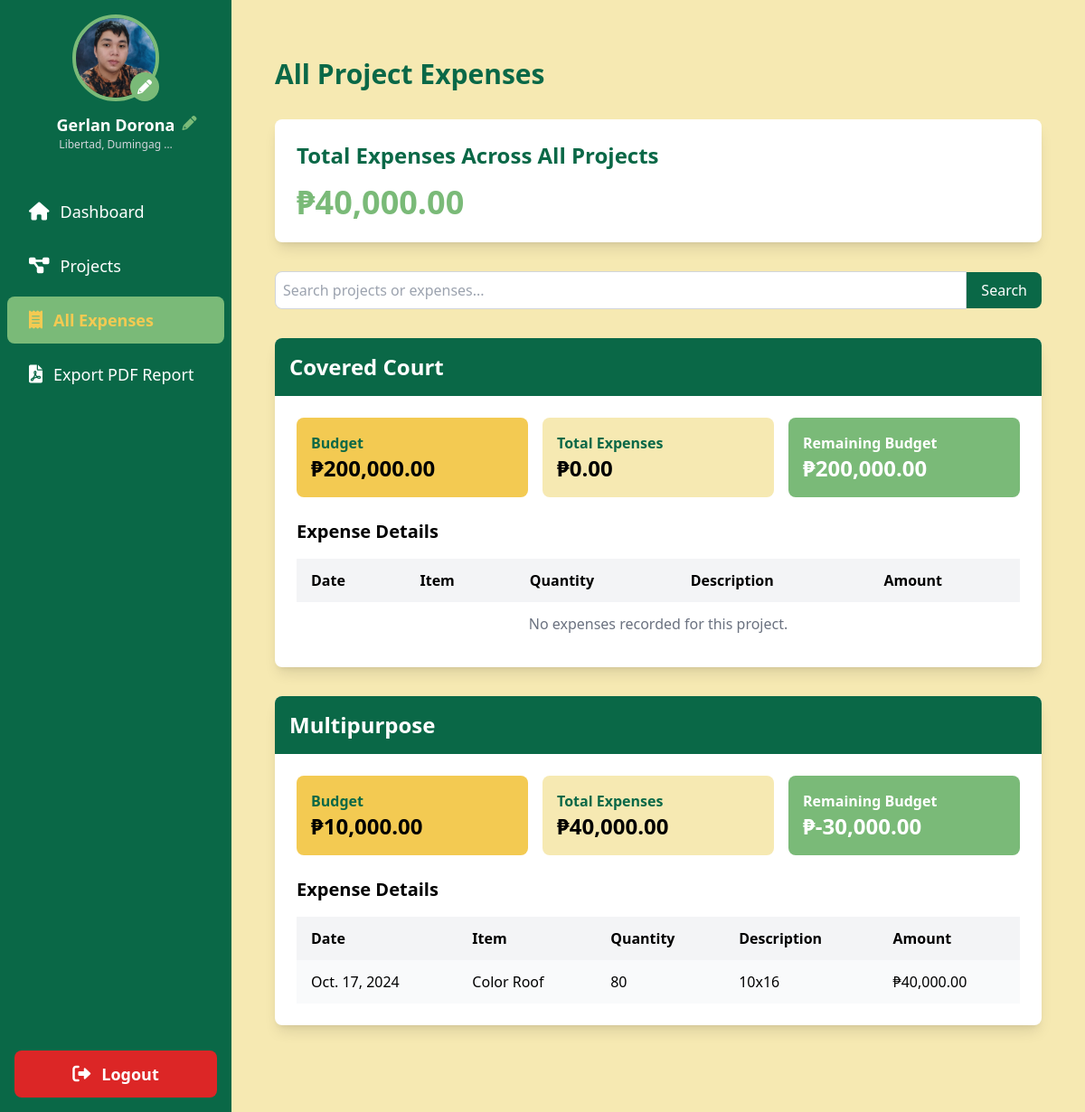
The page /expenses/ (signed in) on the database its author committed.
### sk_project/models.py (models this page shows, shortened)
class User(AbstractUser):
    is_chairman = models.BooleanField(default=False)
    profile_picture = models.ImageField(upload_to='profile_pics/', default='profile_pics/default_avatar.png', blank=True)
    address = models.TextField(blank=True, null=True)
    contact_number = models.CharField(max_length=15, blank=True, null=True)
    groups = models.ManyToManyField(
        Group,
        verbose_name=_('groups'),
        blank=True,
        help_text=_(
            'The groups this user belongs to. A user will get all permissions '
            'granted to each of their groups.'
        ),
        related_name='sk_user_set',
        related_query_name='sk_user',
    )
    user_permissions = models.ManyToManyField(
        Permission,
        verbose_name=_('user permissions'),
        blank=True,
        help_text=_('Specific permissions for this user.'),
        related_name='sk_user_set',
        related_query_name='sk_user',
    )

class Project(models.Model):
    name = models.CharField(max_length=255)
    description = models.TextField()
    budget = models.DecimalField(max_digits=10, decimal_places=2)
    main_budget = models.ForeignKey(MainBudget, related_name='projects', on_delete=models.SET_NULL, null=True)
    chairman = models.ForeignKey(User, related_name='projects', on_delete=models.CASCADE)
    start_date = models.DateField()
    end_date = models.DateField()
    created_at = models.DateTimeField(auto_now_add=True)
    updated_at = models.DateTimeField(auto_now=True)
    def total_expenses(self):
        return self.expenses.aggregate(models.Sum('amount'))['amount__sum'] or 0
    @property
    def remaining_budget(self):
        return self.budget - self.total_expenses()
    class Meta:
        ordering = ['start_date']

class Expense(models.Model):
    project = models.ForeignKey(Project, related_name='expenses', on_delete=models.CASCADE)
    item_name = models.CharField(max_length=255)
    price_per_unit = models.DecimalField(max_digits=10, decimal_places=2, default=0.00)
    quantity = models.PositiveIntegerField(default=1)
    description = models.TextField()
    amount = models.DecimalField(max_digits=10, decimal_places=2)
    date_incurred = models.DateField()
    created_at = models.DateTimeField(auto_now_add=True)
    updated_at = models.DateTimeField(auto_now=True)
    class Meta:
        ordering = ['date_incurred']

### sk_project/views.py (the view)
# urls.py: path('expenses/', views.all_expenses, name='all_expenses'),
@login_required
def all_expenses(request):
    projects = Project.objects.filter(chairman=request.user).prefetch_related('expenses')
    total_expenses = sum(expense.amount for project in projects for expense in project.expenses.all())
    search_query = request.GET.get('search', '')
    if search_query:
        projects = projects.filter(
            Q(name__icontains=search_query) |
            Q(expenses__item_name__icontains=search_query) |
            Q(expenses__description__icontains=search_query)
        ).distinct()
    context = {
        'projects': projects,
        'total_expenses': total_expenses,
        'search_query': search_query,
    }
    return render(request, 'all_expenses.html', context)

### templates/all_expenses.html
{% extends 'base.html' %}
{% load humanize %}
{% block content %}
    <div class="container mx-auto px-4 py-8">
        <h1 class="text-3xl font-bold text-tertiary mb-8">All Project Expenses</h1>
        <div class="bg-white rounded-lg shadow-lg p-6 mb-8">
            <h2 class="text-2xl font-semibold text-tertiary mb-4">Total Expenses Across All Projects</h2>
            <p class="text-4xl font-bold text-quaternary">₱{{ total_expenses|floatformat:2|intcomma }}</p>
        </div>
        <form method="get" class="mb-8">
            <div class="flex items-center">
                <input type="text" name="search" placeholder="Search projects or expenses..." value="{{ search_query }}" class="flex-grow p-2 border border-gray-300 rounded-l-lg focus:outline-none focus:ring-2 focus:ring-tertiary">
                <button type="submit" class="bg-tertiary text-white px-4 py-2 rounded-r-lg hover:bg-tertiary-dark focus:outline-none focus:ring-2 focus:ring-tertiary">
                    Search
                </button>
            </div>
        </form>
        {% for project in projects %}
            <div class="bg-white rounded-lg shadow-lg overflow-hidden mb-8 transition-all duration-300 hover:shadow-xl">
                <div class="bg-tertiary text-white p-4">
                    <h2 class="text-2xl font-semibold">{{ project.name }}</h2>
                </div>
                <div class="p-6">
                    <div class="grid grid-cols-1 md:grid-cols-3 gap-4 mb-6">
                        <div class="bg-primary rounded-lg p-4 transition-all duration-300 hover:shadow-md">
                            <p class="font-semibold text-tertiary">Budget</p>
                            <p class="text-2xl font-bold">₱{{ project.budget|floatformat:2|intcomma }}</p>
                        </div>
                        <div class="bg-secondary rounded-lg p-4 transition-all duration-300 hover:shadow-md">
                            <p class="font-semibold text-tertiary">Total Expenses</p>
                            <p class="text-2xl font-bold">₱{{ project.total_expenses|default:0|floatformat:2|intcomma }}</p>
                        </div>
                        <div class="bg-quaternary rounded-lg p-4 transition-all duration-300 hover:shadow-md">
                            <p class="font-semibold text-white">Remaining Budget</p>
                            <p class="text-2xl font-bold text-white">₱{{ project.remaining_budget|floatformat:2|intcomma }}</p>
                        </div>
                    </div>
                    <h3 class="text-xl font-semibold mb-4">Expense Details</h3>
                    <div class="overflow-x-auto">
                        <table class="min-w-full bg-white">
                            <thead class="bg-gray-100">
                                <tr>
                                    <th class="py-3 px-4 text-left">Date</th>
                                    <th class="py-3 px-4 text-left">Item</th>
                                    <th class="py-3 px-4 text-left">Quantity</th>
                                    <th class="py-3 px-4 text-left">Description</th>
                                    <th class="py-3 px-4 text-left">Amount</th>
                                </tr>
                            </thead>
                            <tbody>
                                {% for expense in project.expenses.all %}
                                    <tr class="{% cycle 'bg-gray-50' 'bg-white' %} hover:bg-gray-100 transition-colors duration-200">
                                        <td class="py-3 px-4">{{ expense.date_incurred }}</td>
                                        <td class="py-3 px-4">{{ expense.item_name }}</td>
                                        <td class="py-3 px-4">{{ expense.quantity }}</td>
                                        <td class="py-3 px-4">{{ expense.description }}</td>
                                        <td class="py-3 px-4">₱{{ expense.amount|floatformat:2|intcomma }}</td>
                                    </tr>
                                {% empty %}
                                    <tr>
                                        <td colspan="5" class="py-3 px-4 text-center text-gray-500">No expenses recorded for this project.</td>
                                    </tr>
                                {% endfor %}
                            </tbody>
                        </table>
                    </div>
                </div>
            </div>
        {% empty %}
            <p class="text-center text-gray-500 text-lg">No projects found. Start by creating your first project!</p>
        {% endfor %}
    </div>
{% endblock %}

### templates/base.html (shortened to what this page needs)
<!DOCTYPE html>
<html lang="en">
    {% load static %}
    <head>
        <script src="https://cdn.tailwindcss.com"></script>
        <link href="https://cdnjs.cloudflare.com/ajax/libs/font-awesome/6.0.0-beta3/css/all.min.css" rel="stylesheet">
    </head>
    <body class="bg-secondary">
        <div class="flex h-screen">
            <aside class="w-64 bg-tertiary text-white flex flex-col">
                <div class="p-4 flex flex-col items-center">
                    <a href="{% url 'edit_profile' %}" class="mb-3 relative">
                        {% if user.profile_picture %}
                            <img src="{{ user.profile_picture.url }}" alt="Profile Picture" class="w-24 h-24 rounded-full border-4 border-quaternary hover:border-primary transition-colors duration-200">
                        {% else %}
                            <img src="{% static 'img/drr.png' %}" alt="Default Profile Picture" class="w-24 h-24 rounded-full border-4 border-quaternary hover:border-primary transition-colors duration-200">
                        {% endif %}
                        <i class="fas fa-pencil-alt absolute bottom-0 right-0 bg-quaternary text-white p-2 rounded-full"></i>
                    </a>
                    <div class="text-center relative">
                        <h2 class="text-lg font-semibold">{{ user.get_full_name|title }}</h2>
                        <p class="text-xs text-gray-300">{{ user.address|truncatechars:20|capfirst }}</p>
                        <a href="{% url 'edit_profile' %}" class="absolute -right-6 top-0">
                            <i class="fas fa-pencil-alt text-quaternary hover:text-primary transition-colors duration-200"></i>
                        </a>
                    </div>
                </div>
                <nav class="mt-6 flex-grow">
                    <a href="{% url 'dashboard' %}" class="block py-3 px-6 hover:bg-quaternary transition-colors duration-200  rounded-lg mb-2 mx-2 flex items-center">
                        <i class="fas fa-home mr-3 text-xl"></i> <span class="text-lg">Dashboard</span>
                    </a>
                    <a href="{% url 'all_projects' %}" class="block py-3 px-6 hover:bg-quaternary transition-colors duration-200  rounded-lg mb-2 mx-2 flex items-center">
                        <i class="fas fa-project-diagram mr-3 text-xl"></i> <span class="text-lg">Projects</span>
                    </a>
                    <a href="{% url 'all_expenses' %}" class="block py-3 px-6 hover:bg-quaternary transition-colors duration-200 {% if request.resolver_match.url_name == 'all_expenses' %}bg-quaternary text-primary font-bold{% endif %} rounded-lg mb-2 mx-2 flex items-center">
                        <i class="fas fa-receipt mr-3 text-xl"></i> <span class="text-lg">All Expenses</span>
                    </a>
                    <a href="{% url 'export_pdf_report' %}" class="block py-3 px-6 hover:bg-quaternary transition-colors duration-200  rounded-lg mb-2 mx-2 flex items-center">
                        <i class="fas fa-file-pdf mr-3 text-xl"></i> <span class="text-lg">Export PDF Report</span>
                    </a>
                </nav>
                <div class="p-4 mt-auto">
                    <a href="{% url 'logout' %}" class="block py-3 px-6 bg-red-600 text-white rounded-lg hover:bg-red-700 transition-colors duration-200 text-center flex items-center justify-center">
                        <i class="fas fa-sign-out-alt mr-3 text-xl"></i> <span class="text-lg font-semibold">Logout</span>
                    </a>
                </div>
            </aside>
            <main class="flex-1 p-8 overflow-y-auto">
                {% block content %}
                {% endblock %}
            </main>
        </div>
    </body>
</html>

### rows shown on the page
User: profile_picture (picture), get_full_name "Gerlan Dorona", address "Libertad, Dumingag …"
Project: name "Covered Court", budget "200,000.00", total_expenses "0.00", remaining_budget "200,000.00"
Project: name "Multipurpose", budget "10,000.00", total_expenses "40,000.00", remaining_budget "-30,000.00"
Expense: date_incurred "Oct. 17, 2024", item_name "Color Roof", quantity "80", description "10x16", amount "40,000.00"

### other values the page prints
{{ total_expenses|floatformat:2|intcomma }} "40,000.00"
